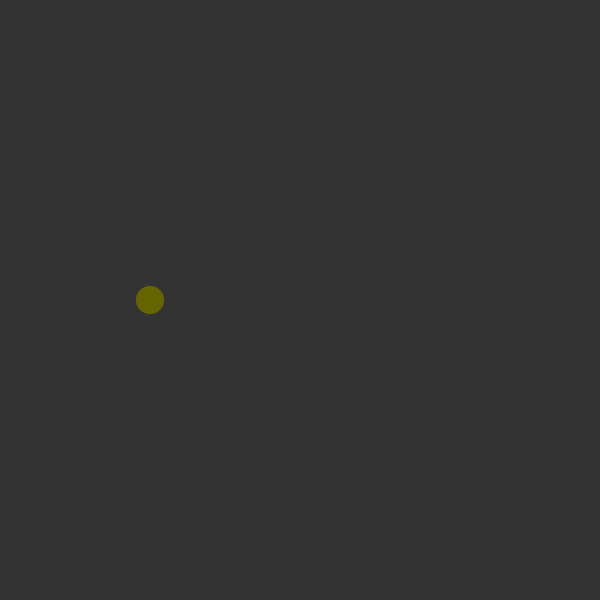
Frame 1 (no input)
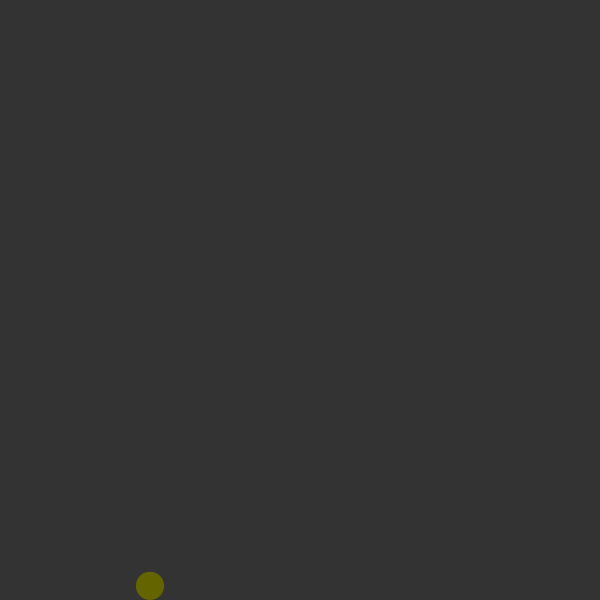
Frame 60 (the mouse pressed at the canvas centre just before this capture)
Frame 120 (the mouse held since frame 60 and released just before this capture): identical to frame 60, image omitted

The Processing sketch that drew these frames (run headless with seeded random() and noise(); from frame 60 on, the mouse is pressed at the canvas centre):

// Processing sketch: FlappyBird
// ── FlappyBird.pde
Bird b;

void setup() {
  size(600, 600);
  b = new Bird(2);
}

void draw() {
  background(51);
  b.run();
  if (keyPressed) {
    if (keyCode == UP) {
      b.jump();
    }
  }
}

// ── Bird.pde
class Bird {
  PVector pos, vel, acc;
  float r, mass;
  Bird(float m) {
    pos = new PVector(width / 4, height / 2);
    vel = new PVector();
    acc = new PVector();
    mass = m;
    r = sqrt(mass) * 10;
  }

  void run() {
    render();
    update();
    applyG();
  }

  void applyG() {
    PVector g = new PVector(0, 0.7);
    acc.add(g);
  }

  void jump() {
    PVector j = new PVector(0, -10);
    applyForce(j);
  }

  void applyForce(PVector force) {
    PVector f = PVector.div(force, mass);
    acc.add(f);
  }

  void update() {
    vel.add(acc);
    pos.add(vel);
    pos.y = constrain(pos.y, this.r, height - this.r);
    acc.mult(0);
  }

  void render() {
    pushMatrix();
    noStroke();
    fill(100, 100, 0);
    ellipse(pos.x, pos.y, r * 2, r * 2);
    popMatrix();
  }
}
